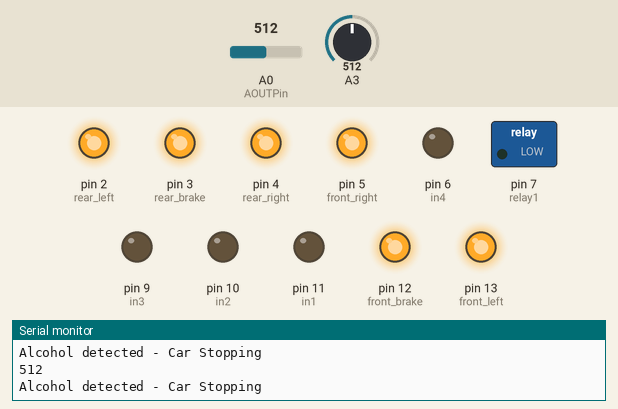
Simulated run of this sketch. Board: Arduino Uno, built with avr-gcc and run on an emulated ATmega328P. Parts: switched loads named in the sketch (green lamp = pin HIGH), output pins drawn as LEDs (lit = HIGH), the last lines printed to the serial monitor. Inputs (shaded band) come from the test bench; at power-on: A0 (AOUTPin) = 512, A3 = 512.

Above: at 12.59 s.
12.6 s: A0 (AOUTPin) set to 112
At 13.5 s:
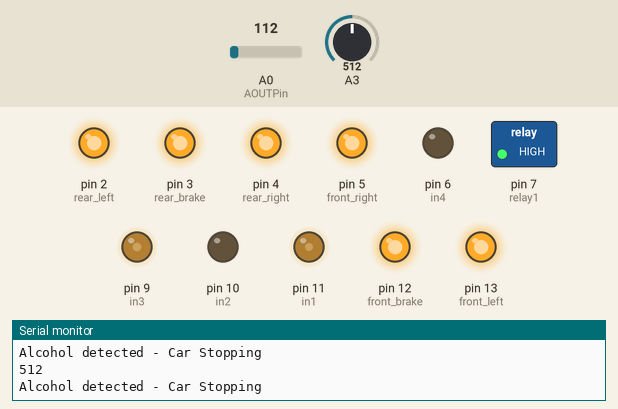
24.6 s: A0 (AOUTPin) set to 92
At 35.9 s:
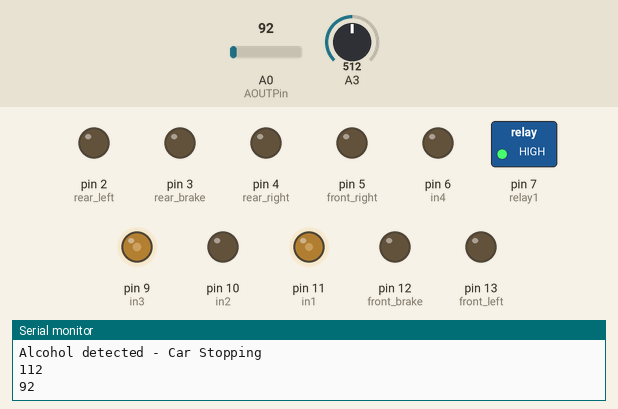
36.7 s: A0 (AOUTPin) set to 110
At 39.0 s:
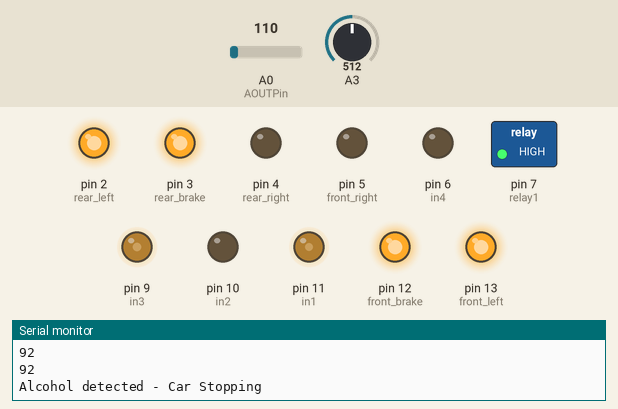
45.5 s: A3 set to 716
63.1 s: A3 set to 122
Timing chart, 0 to 72.9 s (numbered marks = the images above; inputs shaded):
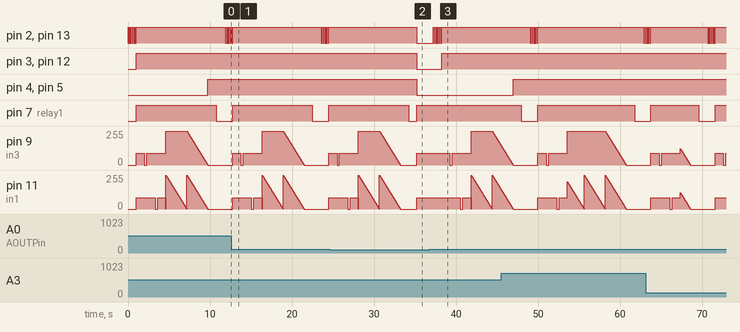

The sketch:

AlcoholDetection.ino
```cpp
const int AOUTPin = A0;
const int DOUTPin = 12;
const int relay1 = 7;
const int in1 = 11;
const int in2 = 10;
const int in3 = 9;
const int in4 = 6;
int threshold_value = 100;
const int front_left = 13;
const int front_brake = 12;
const int front_right = 5;
const int rear_left = 2;
const int rear_brake = 3;
const int rear_right = 4;

void setup(){
    pinMode(in1, OUTPUT);
    pinMode(in2, OUTPUT);
    pinMode(in3, OUTPUT);
    pinMode(in4, OUTPUT);
    pinMode(relay1, OUTPUT);
    pinMode(AOUTPin, INPUT);
    pinMode(front_left, OUTPUT);
    pinMode(front_right, OUTPUT);
    pinMode(front_brake, OUTPUT);
    pinMode(rear_left, OUTPUT);
    pinMode(rear_right, OUTPUT);
    pinMode(rear_brake, OUTPUT);
    Serial.begin(9600);
}

void speedControl(){
    int a = analogRead(in1);
    for(int i=a; i>=0; i--){
        analogWrite(in1, i);
        analogWrite(in3, i);
        delay(10);
    }
}

void leftIndicator(){
    for(int i=0; i<5; i++){
        digitalWrite(front_left, HIGH);
        digitalWrite(rear_left, HIGH);
        delay(100);
        digitalWrite(front_left, LOW);
        digitalWrite(rear_left, LOW);
        delay(100);
    }
}

void parkCar(){
    leftIndicator();
    digitalWrite(front_left, HIGH);
    digitalWrite(rear_left, HIGH);
    digitalWrite(front_brake, HIGH);
    digitalWrite(rear_brake, HIGH);
    digitalWrite(relay1, HIGH);
    analogWrite(in1, 85);
    digitalWrite(in2, LOW);
    analogWrite(in3, 90);
    digitalWrite(in4, LOW);
    delay(1000);
    analogWrite(in1, 85);
    digitalWrite(in2, LOW);
    digitalWrite(in3, LOW);
    digitalWrite(in4, LOW);
    delay(300);
    analogWrite(in1, 85);
    digitalWrite(in2, LOW);
    analogWrite(in3, 90);
    digitalWrite(in4, LOW);
    delay(1000);
    digitalWrite(in1, LOW);
    digitalWrite(in2, LOW);
    analogWrite(in3, 90);
    digitalWrite(in4, LOW);
    delay(300);
    analogWrite(in1, 85);
    digitalWrite(in2, LOW);
    analogWrite(in3, 90);
    digitalWrite(in4, LOW);
    delay(1000);
    speedControl();
    digitalWrite(rear_right, HIGH);
    digitalWrite(front_right, HIGH);
    digitalWrite(in1, LOW);
    digitalWrite(in2, LOW);
    digitalWrite(in3, LOW);
    digitalWrite(in4, LOW);
    delay(1000);
}

void loop(){
    int sensorValue = analogRead(AOUTPin);
    if(sensorValue>threshold_value){
        Serial.println("Alcohol detected - Car Stopping");
        parkCar();
        digitalWrite(relay1, LOW);
    }
    else{
        digitalWrite(relay1, HIGH);
        digitalWrite(front_left, LOW);
        digitalWrite(rear_left, LOW);
        digitalWrite(front_brake, LOW);
        digitalWrite(rear_brake, LOW);
        digitalWrite(rear_right, LOW);
        digitalWrite(front_right, LOW);
        analogWrite(in1, 85);
        digitalWrite(in2, LOW);
        analogWrite(in3, 90);
        digitalWrite(in4, LOW);
    }
    Serial.println(sensorValue);
    delay(1000);
}
```

Measured:
- the behaviour switches between 101 and 100 on A0 (AOUTPin) (found by bisection; images 1 and 2)
- after the input at 24.6 s, pin 3 (rear_brake), pin 4 (rear_right), pin 5 (front_right), pin 12 (front_brake): HIGH → LOW after 10.6 s
